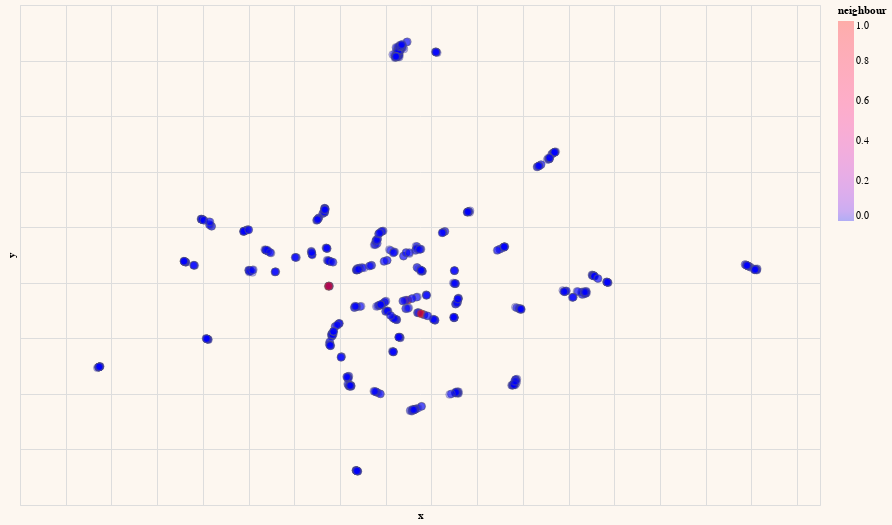

Source (notebook cell):
### Code cell
# Plot
chart = alt.Chart(df).transform_calculate(
    url='https://news.ycombinator.com/item?id=' + alt.datum.id
).mark_circle(size=60, stroke='#666', strokeWidth=1, opacity=0.3).encode(
    x=#'x',
    alt.X('x',
        scale=alt.Scale(zero=False),
        axis=alt.Axis(labels=False, ticks=False, domain=False)
    ),
    y=
    alt.Y('y',
        scale=alt.Scale(zero=False),
        axis=alt.Axis(labels=False, ticks=False, domain=False)
    ),
    color=alt.Color('neighbour', scale=alt.Scale(domain=[0, 1], range=['blue', 'red'])),
    tooltip=['title']
).properties(
    width=800,
    height=500
).configure_legend(labelLimit= 0).configure_view(
    strokeWidth=0
).configure(background="#FDF7F0")

chart.interactive()

### Figure 1 — Vega-Lite specification as saved in the notebook (floating-point values rounded to 4 significant figures; data arrays with more than 128 entries replaced by an {"elided": "..."} marker saying what was removed)
{"config": {"view": {"continuousWidth": 400, "continuousHeight": 300}, "background": "#FDF7F0"}, "data": {"name": "data-d9d354c1e32cdaa936dd4dcc5abf7b1c"}, "mark": {"type": "circle", "opacity": 0.3, "size": 60, "stroke": "#666", "strokeWidth": 1}, "encoding": {"color": {"field": "neighbour", "scale": {"domain": [0, 1], "range": ["blue", "red"]}, "type": "quantitative"}, "tooltip": [{"field": "title", "type": "nominal"}], "x": {"axis": {"domain": false, "labels": false, "ticks": false}, "field": "x", "scale": {"zero": false}, "type": "quantitative"}, "y": {"axis": {"domain": false, "labels": false, "ticks": false}, "field": "y", "scale": {"zero": false}, "type": "quantitative"}}, "height": 500, "selection": {"selector001": {"type": "interval", "bind": "scales", "encodings": ["x", "y"]}}, "transform": [{"calculate": "('https://news.ycombinator.com/item?id=' + datum.id)", "as": "url"}], "width": 800, "$schema": "https://vega.github.io/schema/vega-lite/v4.17.0.json", "datasets": {"data-d9d354c1e32cdaa936dd4dcc5abf7b1c": {"elided": "1000 records"}}}
